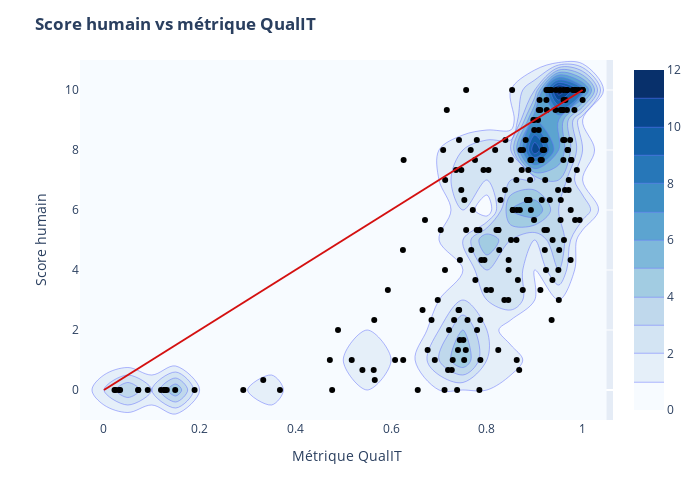

This figure's notebook cell:
### Markdown cell above
Attention : Les extractions échouées ne sont pas sur la plupart des graphiques car elles n'ont pas de valeur dans "Hallucinations" ou "Idées_non_ind".

### Code cell
# Heatmap de densité en arrière-plan
fig = px.density_contour(
    df, x="C", y="score_humain",
    nbinsx=20, nbinsy=20
)
fig.update_traces(contours_coloring="fill", contours_showlabels = False, colorscale="Blues")
# Scatter plot
fig.add_scatter(
    x=df["C"], y=df["score_humain"],
    mode="markers",
    marker=dict(color="#000000"),
    hovertemplate="Métrique QualIT = %{x}<br>Score humain = %{y}<extra></extra>"
)
fig.add_shape(
    type="line", x0=0, x1=1, y0=0, y1=10,
    xref="x", yref="y",
    line=dict(color="#d41010")
)
fig.update_layout(
    title="<b>Score humain vs métrique QualIT</b>",
    xaxis_title="Métrique QualIT", yaxis_title="Score humain",
    width=700, height=500,
    coloraxis_showscale=False
)
fig.show()

### Figure 1 — Plotly figure (JSON) as saved in the notebook; plotly's stock layout.template omitted (floating-point values rounded to 4 significant figures; data arrays with more than 128 entries replaced by an {"elided": "..."} marker saying what was removed)
{"data": [{"colorscale": [[0, "rgb(247,251,255)"], [0.125, "rgb(222,235,247)"], [0.25, "rgb(198,219,239)"], [0.375, "rgb(158,202,225)"], [0.5, "rgb(107,174,214)"], [0.625, "rgb(66,146,198)"], [0.75, "rgb(33,113,181)"], [0.875, "rgb(8,81,156)"], [1, "rgb(8,48,107)"]], "contours": {"coloring": "fill", "showlabels": false}, "hovertemplate": "C=%{x}<br>score_humain=%{y}<br>count=%{z}<extra></extra>", "legendgroup": "", "line": {"color": "#636efa"}, "name": "", "nbinsx": 20, "nbinsy": 20, "showlegend": false, "type": "histogram2dcontour", "x": {"elided": "200 float values"}, "xaxis": "x", "xbingroup": "x", "y": {"elided": "200 float values"}, "yaxis": "y", "ybingroup": "y"}, {"hovertemplate": "Métrique QualIT = %{x}<br>Score humain = %{y}<extra></extra>", "marker": {"color": "#000000"}, "mode": "markers", "type": "scatter", "x": {"elided": "200 float values"}, "y": {"elided": "200 float values"}}], "layout": {"coloraxis": {"showscale": false}, "height": 500, "legend": {"tracegroupgap": 0}, "margin": {"t": 60}, "shapes": [{"line": {"color": "#d41010"}, "type": "line", "x0": 0, "x1": 1, "xref": "x", "y0": 0, "y1": 10, "yref": "y"}], "title": {"text": "<b>Score humain vs métrique QualIT</b>"}, "width": 700, "xaxis": {"anchor": "y", "domain": [0, 1], "title": {"text": "Métrique QualIT"}}, "yaxis": {"anchor": "x", "domain": [0, 1], "title": {"text": "Score humain"}}}}
